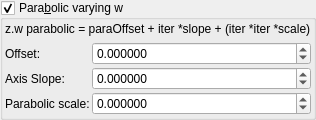
    <widget class="MyGroupBox" name="groupCheck_Cpara_enabledParab_false">
     <property name="title">
      <string>Para&amp;bolic varying w</string>
     </property>
     <property name="checkable">
      <bool>true</bool>
     </property>
     <layout class="QVBoxLayout" name="verticalLayout_2">
      <property name="leftMargin">
       <number>2</number>
      </property>
      <property name="topMargin">
       <number>2</number>
      </property>
      <property name="rightMargin">
       <number>2</number>
      </property>
      <property name="bottomMargin">
       <number>2</number>
      </property>
      <item>
       <widget class="QLabel" name="label_97">
        <property name="text">
         <string notr="true">z.w parabolic = paraOffset + iter *slope + (iter *iter *scale)</string>
        </property>
       </widget>
      </item>
      <item>
       <layout class="QGridLayout" name="gridLayout_37" columnstretch="0,2">
        <property name="spacing">
         <number>2</number>
        </property>
        <item row="1" column="0">
         <widget class="QLabel" name="label_102">
          <property name="text">
           <string>Axis Slope:</string>
          </property>
         </widget>
        </item>
        <item row="2" column="1">
         <widget class="MyDoubleSpinBox" name="spinbox_Cpara_parab_scale">
          <property name="sizePolicy">
           <sizepolicy hsizetype="Minimum" vsizetype="Maximum">
            <horstretch>0</horstretch>
            <verstretch>0</verstretch>
           </sizepolicy>
          </property>
          <property name="prefix">
           <string/>
          </property>
          <property name="suffix">
           <string/>
          </property>
          <property name="decimals">
           <number>6</number>
          </property>
          <property name="minimum">
           <double>-9999.000000000000000</double>
          </property>
          <property name="maximum">
           <double>9999.000000000000000</double>
          </property>
          <property name="singleStep">
           <double>0.100000000000000</double>
          </property>
         </widget>
        </item>
        <item row="0" column="1">
         <widget class="MyDoubleSpinBox" name="spinbox_Cpara_parab_offset0">
          <property name="sizePolicy">
           <sizepolicy hsizetype="Minimum" vsizetype="Maximum">
            <horstretch>0</horstretch>
            <verstretch>0</verstretch>
           </sizepolicy>
          </property>
          <property name="prefix">
           <string/>
          </property>
          <property name="suffix">
           <string/>
          </property>
          <property name="decimals">
           <number>6</number>
          </property>
          <property name="minimum">
           <double>-99.000000000000000</double>
          </property>
          <property name="maximum">
           <double>99.000000000000000</double>
          </property>
          <property name="singleStep">
           <double>0.100000000000000</double>
          </property>
         </widget>
        </item>
        <item row="0" column="0">
         <widget class="QLabel" name="label_100">
          <property name="text">
           <string>Offset:</string>
          </property>
         </widget>
        </item>
        <item row="2" column="0">
         <widget class="QLabel" name="label_101">
          <property name="text">
           <string>Parabolic scale:</string>
          </property>
         </widget>
        </item>
        <item row="1" column="1">
         <widget class="MyDoubleSpinBox" name="spinbox_Cpara_parab_slope">
          <property name="sizePolicy">
           <sizepolicy hsizetype="Minimum" vsizetype="Maximum">
            <horstretch>0</horstretch>
            <verstretch>0</verstretch>
           </sizepolicy>
          </property>
          <property name="prefix">
           <string/>
          </property>
          <property name="suffix">
           <string/>
          </property>
          <property name="decimals">
           <number>6</number>
          </property>
          <property name="minimum">
           <double>-99.000000000000000</double>
          </property>
          <property name="maximum">
           <double>99.000000000000000</double>
          </property>
          <property name="singleStep">
           <double>0.100000000000000</double>
          </property>
         </widget>
        </item>
       </layout>
      </item>
     </layout>
    </widget>
